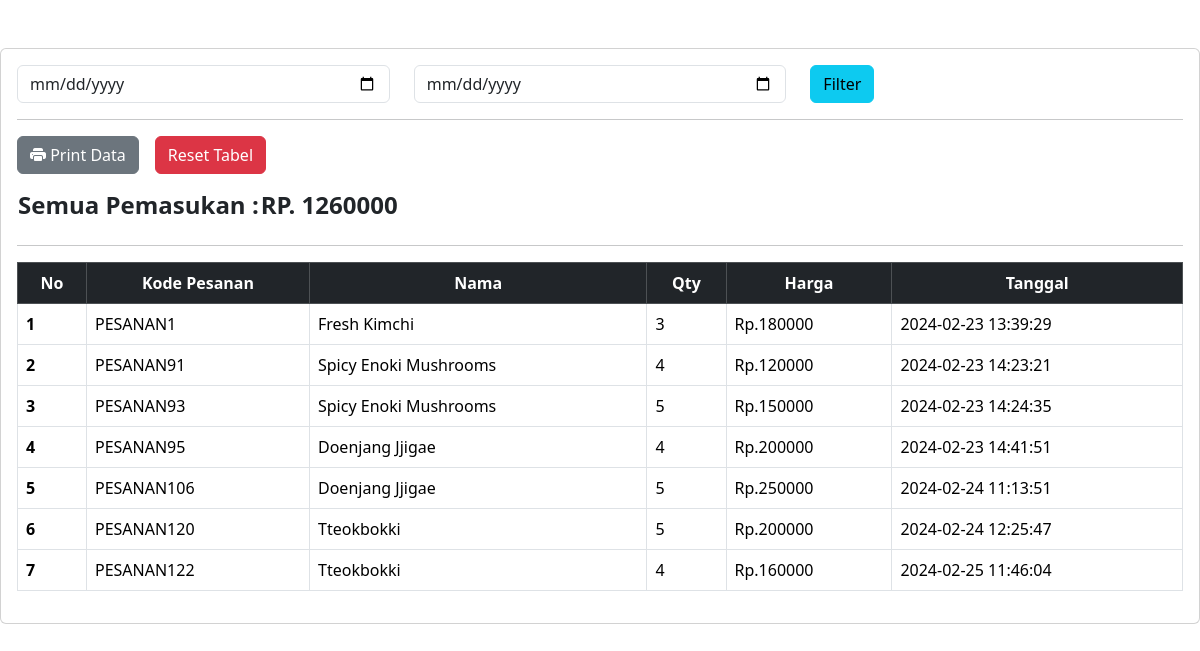
The page /app/dash.php (signed in) on the database its author committed.
### tables this page shows
CREATE TABLE `keranjang_detail` (
  `id` int(11) NOT NULL,
  `kode_pesanan` varchar(255) NOT NULL,
  `nama_produk` varchar(255) NOT NULL,
  `qty` int(100) NOT NULL,
  `total` int(255) NOT NULL,
  `tgl` varchar(100) NOT NULL
);

### app/dash.php (the view, shortened to what this page needs)
<?php
  include "boot.php";
  include "koneksi.php";
?>
  <div class="row	">
    <div class="col-md-12 mt-5">
      <div class="card">
        <div class="card-body">
          <form method="post" class="form-inline mb-3">
            <div class="row">
              <div class="col">
              <input type="date" name="tgl_mulai" class="form-control" required>
              </div>
              <div class="col">
                <input type="date" name="tgl_selesai" class="form-control" required>
              </div>
              <div class="col">
                <button type="submit" name="filter_tgl" class="btn btn-info">Filter</button>
              </div>
            </div>
          </form>
          <hr>
            <div class="row g-3 align-items-center mb-3">
              <div class="col-auto">
                <button class="btn btn-secondary" onclick="printDiv('div1')">
                  <i class="bi bi-printer-fill"></i> Print Data
                </button>
              </div>
              <div class="col-auto">
                <button class="btn btn-danger" onclick="resetTable()">Reset Tabel</button>
              </div>
            </div>
          <div id="div1">
            <table>
                <tr>
                  <td colspan="2"><h4><b>Semua Pemasukan : </b></h4></td>
                  <td colspan="2"><h4><b> RP.
                    <?php
                    $total =  mysqli_query($konek, "SELECT SUM(total) AS value_sum FROM keranjang_detail");
                    $row = mysqli_fetch_assoc($total);
                    $sum = $row['value_sum'];
                    ?>
                <?php echo $sum ?></b></h4></td>
                </tr>
            </table>
            <hr>
            <table class="table table-bordered" id="myTable" border="1">
              <thead class="table-dark text-center">
                <th scope="col">No</th>
                <th>Kode Pesanan</th>
                <th>Nama</th>
                <th>Qty</th>
                <th>Harga</th>
                <th>Tanggal</th>
              </thead>
              <?php
                if(isset($_POST['filter_tgl'])) {
                  $mulai = $_POST['tgl_mulai'];
                  $selesai = $_POST['tgl_selesai'];
                  if($mulai!=null || $selesai!=null) {
                    $tampil = $konek->query("select*from keranjang_detail where tgl BETWEEN '$mulai' and DATE_ADD('$selesai', INTERVAL 1 DAY) order by id desc");
                  }
                }else {
                  $tampil = $konek->query("select*from keranjang_detail");
                }
                while ($s = mysqli_fetch_array($tampil)) {
                  @$no++;
              ?>
                <tr>
                  <th scope="row"><?= $no; ?></th>
                  <td><?= $s['kode_pesanan'] ?></td>
                  <td><?= $s['nama_produk']?></td>
                  <td><?= $s['qty']?></td>
                  <td>Rp.<?= $s['total'] ?></td>
                  <td><?= $s['tgl'] ?></td>
                </tr>
              <?php
                }
              ?>
            </table>
          </div>
        </div>
      </div>
    </div>
  </div>

### rows shown on the page
keranjang_detail: kode_pesanan "PESANAN1", nama_produk "Fresh Kimchi", qty "3", total "180000", tgl "2024-02-23 13:39:29"
keranjang_detail: kode_pesanan "PESANAN91", nama_produk "Spicy Enoki Mushrooms", qty "4", total "120000", tgl "2024-02-23 14:23:21"
keranjang_detail: kode_pesanan "PESANAN93", nama_produk "Spicy Enoki Mushrooms", qty "5", total "150000", tgl "2024-02-23 14:24:35"
keranjang_detail: kode_pesanan "PESANAN95", nama_produk "Doenjang Jjigae", qty "4", total "200000", tgl "2024-02-23 14:41:51"
keranjang_detail: kode_pesanan "PESANAN106", nama_produk "Doenjang Jjigae", qty "5", total "250000", tgl "2024-02-24 11:13:51"
keranjang_detail: kode_pesanan "PESANAN120", nama_produk "Tteokbokki", qty "5", total "200000", tgl "2024-02-24 12:25:47"
keranjang_detail: kode_pesanan "PESANAN122", nama_produk "Tteokbokki", qty "4", total "160000", tgl "2024-02-25 11:46:04"

### other values the page prints
$sum "1260000"
